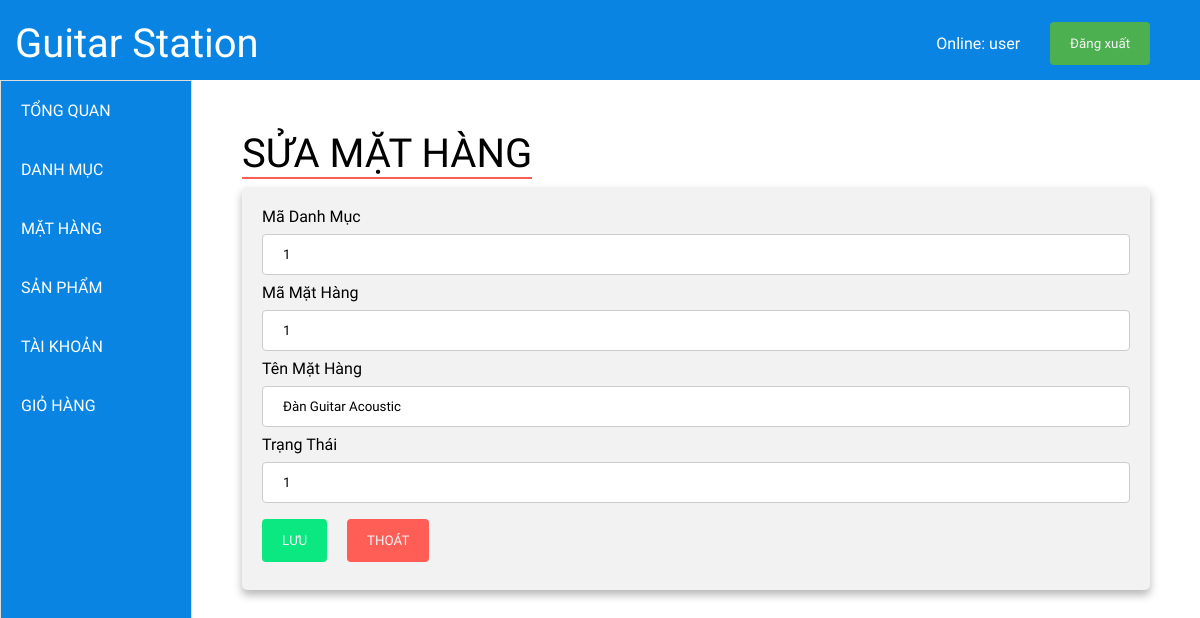
/admin/cate/cate.php?page_layout=edit&cate_id=1 (signed in), run on the app's committed database.
### tables this page shows
CREATE TABLE `tbl_category` (
  `menu_id` int(20) NOT NULL,
  `cate_id` int(5) NOT NULL,
  `cate_name` varchar(50) NOT NULL,
  `cate_status` int(2) NOT NULL
);

### admin/cate/cate_edit.php (the view, shortened to what this page needs)
<!DOCTYPE html>
<html lang="en">
<head>
    <link rel="stylesheet" href="../admin.css">
    <link rel="stylesheet" href="../product.css">
    <link rel="stylesheet" href="../product/newAdd.css">
    <link rel="stylesheet" href="../product/pro.css">
    <link rel="stylesheet" href="../product/button.css">
    <link rel="stylesheet" href="https://use.fontawesome.com/releases/v5.7.2/css/all.css">
</head>
<body>
    <?php
    $cate_id = $_GET['cate_id'];
    $connect = mysqli_connect('localhost', 'root', '', 'qlchguitar');
    $sql = "SELECT * FROM `tbl_category` where `cate_id` = '$cate_id' ";
    $query = mysqli_query($connect, $sql);
    $row = mysqli_fetch_assoc($query);
    ?>
    <?php
    if (empty($_SESSION['current_user'])) {
    ?>
        Chua dang nhap , dang nhap tai
        <a href="../login.php">Tai day</a>
    <?php } else {
        $currentUser = $_SESSION['current_user'];
    ?>
    <header style="background-color: #0984e3;">
            <div class="cnt">
                <div class="logo">
                <span><a href="../homepage.php" style="text-decoration: none; color:white;">Guitar Station</a></span>
                </div>
                <div class="in-out" style="margin-right: 50px;">
                    <div class="name">
                        <p>Online: <?= $currentUser['user_name'] ?></p>
                    </div>
                    <button><a href="../../logout.php">Đăng xuất</a></button>
                </div>
            </div>
        </header>
    <div class="main">
        <div class="nav-small" style="height: calc(100vh - 80px); width:192px;">
            <div class="nav-small_left">
                <div class="nav-item">
                    <a href="../homepage.php">TỔNG QUAN</a>
                </div>
                <div class="nav-item">
                    <a href="../menu/menu.php">DANH MỤC</a>
                </div>
                <div class="nav-item">
                    <a href="../cate/cate.php">MẶT HÀNG</a>
                </div>
                <div class="nav-item">
                    <a href="../product/product.php">SẢN PHẨM</a>
                </div>
                <div class="nav-item">
                    <a href="../user/user.php">TÀI KHOẢN</a>
                </div>
                <div class="nav-item">
                    <a href="../cart/cart.php">GIỎ HÀNG</a>
                </div>
            </div>
        </div>
        <div class="display-data" style="width: 1630px">
            <div class="title">
                <span>SỬA MẶT HÀNG</span>
            </div>
            <div class="add">
                <form action="" method="POST">
                    <label for="fname">Mã Danh Mục</label>
                    <input type="text" id="fname" name="menu_id" placeholder="Mã danh mục" require value="<?php echo $row['menu_id']; ?>">
                    <label for="fname">Mã Mặt Hàng</label>
                    <input type="text" id="fname" name="cate_id" placeholder="Mã mặt hàng"  required value="<?php echo $row['cate_id']; ?>">
                    <label for="fname">Tên Mặt Hàng</label>
                    <input type="text" id="fname" name="cate_name" placeholder="Tên mặt hàng" required value="<?php echo $row['cate_name']; ?>">
                    <label for="fname">Trạng Thái</label>
                    <input type="text" id="fname" name="cate_status" placeholder="Trạng thái" required value="<?php echo $row['cate_status']; ?>">
                    <div class="btn" style="display: flex; ">
                        <div class="button-save" style="margin: 8px 10px 0px 0px;">
                            <button  type="submit" name="sbm"> LƯU </button>
                        </div>
                        <div class="btn-exit" style="margin: 8px 10px;">
                            <button >
                                <div class="exit">
                                    <a href="cate.php?page_layout=show">THOÁT</a>
                                </div>
                            </button>
                        </div>
                    </div>
                </form>
            </div>
        </div>
    </div>
    <?php
    }
?>
</body>
</html>

### admin/admin.css (style rules this page uses)
* { margin: 0; padding: 0; box-sizing: border-box; }
header { height: 80px; }
.cnt { display: flex; justify-content: space-between; align-items: center; padding-top: 20px; }
.logo span { color: white; font-size: 40px; }
.name { padding: 0px 30px; }
.in-out { color: white; display: flex; align-items: center; }
.in-out button { background-color: #4CAF50; padding: 14px 20px; border: none; border-radius: 4px; cursor: pointer; }
.logo { margin-left: 15px; }
.main { display: flex; justify-content: space-between; height: auto }
.nav-small { border: 1px solid #ddd; }
.nav-item { padding: 20px; }
.nav-item a { text-decoration: none; color: white; }
.display-data { color: black; }

### admin/product/newAdd.css (style rules this page uses)
.title { margin-bottom: 10px; }
.title span { font-size: 40px; border-bottom: 2px solid brown; }
.add input { width: 100%; padding: 12px 20px; margin: 8px 0; display: inline-block; border: 1px solid #ccc; border-radius: 4px; box-sizing: border-box; }
.add button { color: whitesmoke; padding: 14px 20px; border: none; border-radius: 4px; cursor: pointer; }
.add { border-radius: 5px; background-color: #f2f2f2; padding: 20px; }

### admin/product/pro.css (style rules this page uses)
.nav-small { width: 200px; background-color: #0984e3; }
.display-data { width: fit-content; margin: 50px 50px 30px; }
.title span { font-size: 40px; border-bottom: 2px solid #ff5e57; }
.in-out a { text-decoration: none; color: whitesmoke; }
.nav-item { width: 190px; cursor: pointer; text-align: left; }

### admin/product/button.css (style rules this page uses)
.add input { outline: none; }
.add { box-shadow: 0 5px 8px 0 rgba(50, 50, 50, 0.35); -webkit-box-shadow: 0 5px 8px 0 rgba(50, 50, 50, 0.35); -moz-box-shadow: 0 5px 8px 0 rgba(50, 50, 50, 0.35); }
.button-save button { background-color: #0be881; }
.btn-exit a { text-decoration: none; color: whitesmoke; }
.btn-exit button { background-color: #ff5e57; }

### admin/cate/cate.php (style rules this page uses)
* { font-family: 'Work Sans', sans-serif; }

### data on the page
tbl_category: menu_id "1", cate_id "1", cate_name "Đàn Guitar Acoustic", cate_status "1"

### other printed values
$currentUser['user_name'] "user"
